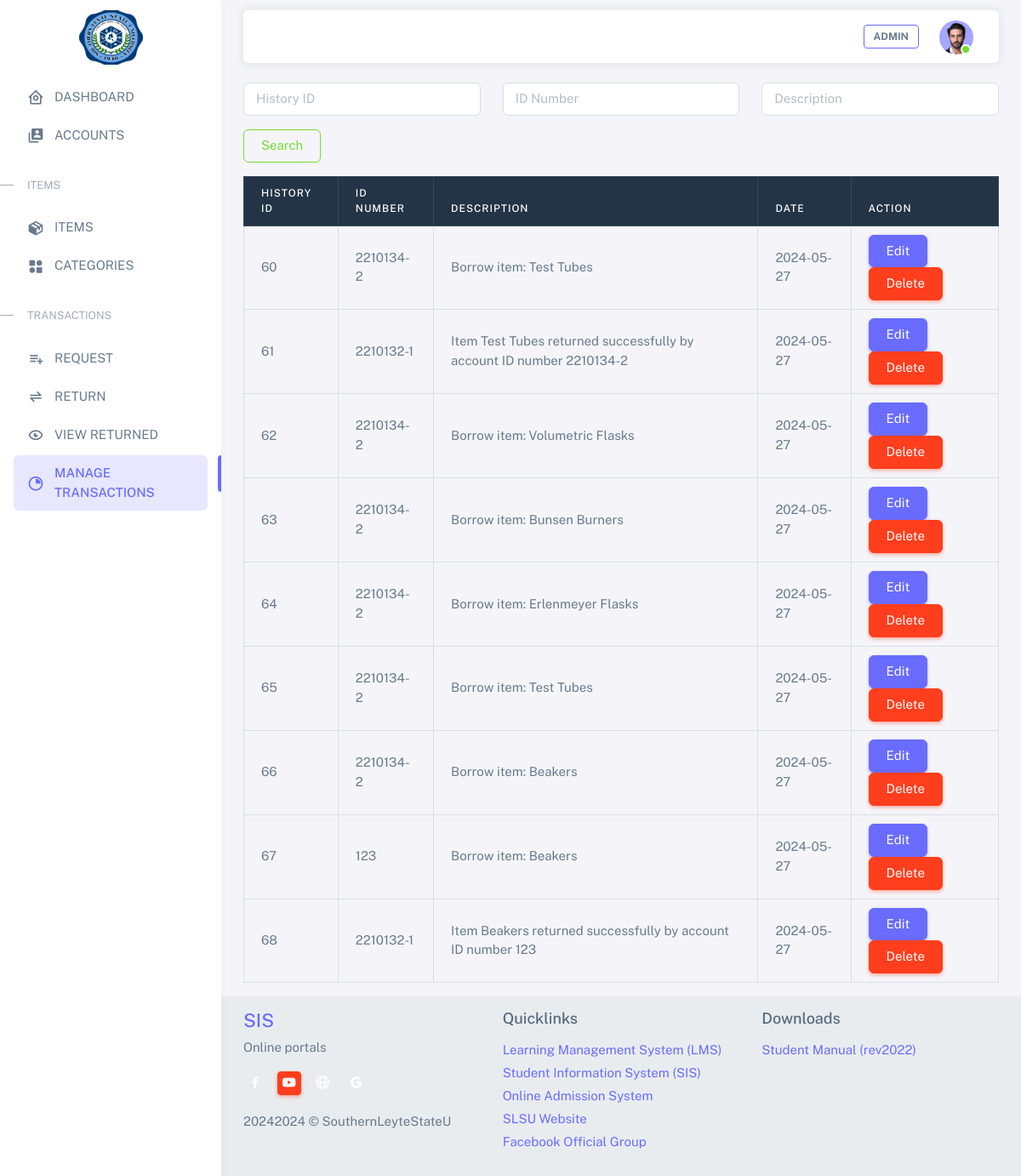
Page /html/manage_history.php (signed in) on the committed database.
### tables this page shows
CREATE TABLE `transaction_history` (
  `history_id` int NOT NULL,
  `description` text,
  `date` date DEFAULT NULL,
  `account_id` int DEFAULT NULL
);

CREATE TABLE `accounts` (
  `account_id` int NOT NULL,
  `id_number` varchar(50) DEFAULT NULL,
  `name` varchar(255) DEFAULT NULL,
  `password` varchar(255) DEFAULT NULL,
  `type` varchar(50) DEFAULT NULL
);

### html/manage_history.php (the view, shortened to what this page needs)
<!DOCTYPE html>
<html
  lang="en"
  class="light-style layout-menu-fixed layout-compact"
  dir="ltr"
  data-theme="theme-default"
  data-assets-path="../assets/"
  data-template="vertical-menu-template-free">
  <head>
    <link rel="stylesheet" href="../assets/vendor/fonts/boxicons.css" />
    <link rel="stylesheet" href="../assets/vendor/css/core.css" class="template-customizer-core-css" />
    <link rel="stylesheet" href="../assets/vendor/css/theme-default.css" class="template-customizer-theme-css" />
    <link rel="stylesheet" href="../assets/css/demo.css" />
    <link rel="stylesheet" href="../assets/vendor/libs/perfect-scrollbar/perfect-scrollbar.css" />
    <link rel="stylesheet" href="../assets/vendor/libs/apex-charts/apex-charts.css" />
  </head>
  <body>
    <div class="layout-wrapper layout-content-navbar">
      <div class="layout-container">
        <aside id="layout-menu" class="layout-menu menu-vertical menu bg-menu-theme">
        <div class="app-brand demo" style="text-align: center;">
          <img src="SLSU.jpg" alt="Admin Logo" height="70" width="75" style="display: block; margin: 0 auto;" />
        </div>
          <ul class="menu-inner py-3">
            <li class="menu-item">
              <a href="admin.php" class="menu-link">
              <i class="menu-icon tf-icons bx bx-home-circle"></i>
                <div data-i18n="Basic">DASHBOARD</div>
              </a>
            </li>
            <li class="menu-item">
              <a href="manage_accounts.php" class="menu-link">
              <i class="menu-icon tf-icons bx bxs-user-account"></i>
                <div data-i18n="Basic">ACCOUNTS</div>
              </a>
            </li>
            <li class="menu-header small text-uppercase">
              <span class="menu-header-text">ITEMS</span>
            </li>
            <li class="menu-item">
              <a href="manage_items.php" class="menu-link">
              <i class="menu-icon tf-icons bx bxs-package"></i>
                <div data-i18n="Basic">ITEMS</div>
              </a>
            </li>
            <li class="menu-item">
              <a href="manage_item_categories.php" class="menu-link">
              <i class="menu-icon tf-icons bx bxs-category-alt"></i>
                <div data-i18n="Basic">CATEGORIES</div>
              </a>
            </li>
            <li class="menu-header small text-uppercase">
              <span class="menu-header-text">TRANSACTIONS</span>
            </li>
            <li class="menu-item">
              <a href="manage_request.php" class="menu-link">
              <i class="menu-icon tf-icons bx bx-list-plus"></i>
                <div data-i18n="Basic">REQUEST</div>
              </a>
            </li>
            <li class="menu-item">
              <a href="manage_return.php" class="menu-link">
              <i class="menu-icon tf-icons bx bx-transfer-alt"></i>
                <div data-i18n="Basic">RETURN</div>
              </a>
            </li>
            <li class="menu-item">
              <a href="manage_returned.php" class="menu-link">
              <i class="menu-icon tf-icons bx bx-show-alt"></i>
                <div data-i18n="Basic">VIEW RETURNED</div>
              </a>
            </li>
            <li class="menu-item active">
              <a href="manage_history.php" class="menu-link">
              <i class="menu-icon tf-icons bx bx-pie-chart"></i>
                <div data-i18n="Basic">MANAGE TRANSACTIONS</div>
              </a>
            </li>
          </ul>
        </aside>
        <div class="layout-page">
          <nav
            class="layout-navbar container-xxl navbar navbar-expand-xl navbar-detached align-items-center bg-navbar-theme"
            id="layout-navbar">
            <div class="navbar-nav-right d-flex align-items-center" id="navbar-collapse">
              <ul class="navbar-nav flex-row align-items-center ms-auto">
              <li class="nav-item lh-1 me-3">
                <a class="btn btn-outline-primary btn-sm admin-blink"><B>ADMIN</B></a>
              </li>
                <li class="nav-item navbar-dropdown dropdown-user dropdown">
                  <a class="nav-link dropdown-toggle hide-arrow" href="javascript:void(0);" data-bs-toggle="dropdown">
                    <div class="avatar avatar-online">
                      <img src="../assets/img/avatars/1.png" alt class="w-px-40 h-auto rounded-circle" />
                    </div>
                  </a>
                </li>
              </ul>
            </div>
          </nav>
          <div class="content-wrapper">
            <div class="container">
                <br>
                <form action="<?php echo htmlspecialchars($_SERVER["PHP_SELF"]); ?>" method="get" class="form-inline mb-3">
                    <div class="row">
                        <div class="col-sm-4">
                            <div class="form-group">
                                <input class="form-control" type="text" id="search_history_id" name="search_history_id" placeholder="History ID" value="<?php echo isset($_GET['search_history_id']) ? htmlspecialchars($_GET['search_history_id']) : ''; ?>">
                            </div>
                        </div>
                        <div class="col-sm-4">
                            <div class="form-group">
                                <input class="form-control" type="text" id="search_id_number" name="search_id_number" placeholder="ID Number" value="<?php echo isset($_GET['search_id_number']) ? htmlspecialchars($_GET['search_id_number']) : ''; ?>">
                            </div>
                        </div>
                        <div class="col-sm-4">
                            <div class="form-group">
                                <input class="form-control" type="text" id="search_description" name="search_description" placeholder="Description" value="<?php echo isset($_GET['search_description']) ? htmlspecialchars($_GET['search_description']) : ''; ?>">
                            </div>
                        </div>
                    </div>
                    <button class="btn btn-outline-success mt-3" type="submit">Search</button>
                </form>
                <table class="table table-bordered">
                    <thead class="table-dark">
                        <tr>
                            <th class="text-white">History ID</th>
                            <th class="text-white">ID Number</th>
                            <th class="text-white">Description</th>
                            <th class="text-white">Date</th>
                            <th class="text-white">Action</th>
                        </tr>
                    </thead>
                    <tbody>
                        <?php
                        include('config.php');
                        $search_history_id = isset($_GET['search_history_id']) ? '%' . $_GET['search_history_id'] . '%' : '%';
                        $search_id_number = isset($_GET['search_id_number']) ? '%' . $_GET['search_id_number'] . '%' : '%';
                        $search_description = isset($_GET['search_description']) ? '%' . $_GET['search_description'] . '%' : '%';
                        $sql = "SELECT th.history_id, a.id_number, th.description, th.date
                                FROM transaction_history th
                                INNER JOIN accounts a ON th.account_id = a.account_id
                                WHERE th.history_id LIKE ?
                                AND a.id_number LIKE ?
                                AND th.description LIKE ?";
                        $stmt = mysqli_prepare($conn, $sql);
                        mysqli_stmt_bind_param($stmt, 'sss', $search_history_id, $search_id_number, $search_description);
                        mysqli_stmt_execute($stmt);
                        $result = mysqli_stmt_get_result($stmt);
                        if (mysqli_num_rows($result) > 0) {
                            while ($row = mysqli_fetch_assoc($result)) {
                        ?>
                                <tr>
                                    <td><?php echo $row['history_id']; ?></td>
                                    <td><?php echo $row['id_number']; ?></td>
                                    <td><?php echo $row['description']; ?></td>
                                    <td><?php echo $row['date']; ?></td>
                                    <td>
                                        <a href='edit_history.php?id=<?php echo $row['history_id']; ?>' class="btn btn-primary">Edit</a>
                                        <a href='delete_history.php?id=<?php echo $row['history_id']; ?>' class="btn btn-danger">Delete</a>
                                    </td>
                                </tr>
                        <?php
                            }
                        } else {
                        ?>
                            <tr>
                                <td colspan="5">0 results</td>
                            </tr>
                        <?php
                        }
                        ?>
                    </tbody>
                </table>
            </div>
            <footer class="footer" style="background-color: #e9ecee">
              <div class="container-fluid container-p-x pt-3 pb-2">
                <div class="row">
                  <div class="col-12 col-sm-6 col-md-4 mb-3 mb-sm-0">
                    <h4 class="mb-2"><a href="#" target="_blank" class="footer-text">SIS </a></h4>
                    <span>Online portals</span>
                    <div class="social-icon my-3">
                      <a href="https://www.facebook.com/southernleytestateu" target="_blank" class="btn btn-icon btn-sm btn-facebook me-2 text-white"><i class="bx bxl-facebook"></i></a>
                      <a href="https://youtube.com/c/SouthernLeyteStateUniversity" target="_blank" class="btn btn-icon btn-sm btn-danger me-2 text-white"><i class="bx bxl-youtube"></i></a>
                      <a href="https://www.southernleytestateu.edu.ph/index.php/en/" target="_blank" class="btn btn-icon btn-sm btn-linkedin me-2  text-white"><i class="bx bx-globe"></i></a>
                      <a href="https://gmail.com" target="_blank" class="btn btn-icon btn-sm btn-google text-white"><i class="bx bxl-google"></i></a>
                    </div>
                    <p class="pt-1">
                      2024 © SouthernLeyteStateU
                    </p>
                  </div>
                  <div class="col-12 col-sm-6 col-md-4 mb-4 mb-sm-0">
                    <h5>Quicklinks</h5>
                    <ul class="list-unstyled">
                      <li><a href="https://lms.southernleytestateu.edu.ph" class="footer-link d-block pb-1">Learning Management System (LMS)</a></li>
                      <li><a href="http://sis.southernleytestateu.edu.ph" class="footer-link d-block pb-1">Student Information System (SIS)</a></li>
                      <li><a href="http://my.southernleytestateu.edu.ph" class="footer-link d-block pb-1">Online Admission System</a></li>
                      <li><a href="https://southernleytestateu.edu.ph" class="footer-link d-block pb-1">SLSU Website</a></li>
                      <li><a href="https://www.facebook.com/groups/2662041820705404" class="footer-link d-block pb-1">Facebook Official Group</a></li>
                    </ul>
                  </div>
                  <div class="col-12 col-sm-6 col-md-4">
                    <h5>Downloads</h5>
                    <ul class="list-unstyled">
                        <li><a href="https://sis.southernleytestateu.edu.ph/download/student-manual" class="footer-link d-block pb-1">Student Manual (rev2022)</a></li>
                    </ul>
                  </div>
                </div>
              </div>
            </footer>
          </div>
        </div>
      </div>
    </div>
  </body>
</html>

### assets/css/demo.css (style rules this page uses)
.menu .app-brand.demo { height: 64px; margin-top: 12px; }

### html/manage_history.php (style rules this page uses)
.admin-blink { animation: blink 2s infinite; }

### rows in the picture
transaction_history: history_id "60", account.id_number "2210134-2", description "Borrow item: Test Tubes", date "2024-05-27"
transaction_history: history_id "61", account.id_number "2210132-1", description "Item Test Tubes returned successfully by account ID number 2210134-2", date "2024-05-27"
transaction_history: history_id "62", account.id_number "2210134-2", description "Borrow item: Volumetric Flasks", date "2024-05-27"
transaction_history: history_id "63", account.id_number "2210134-2", description "Borrow item: Bunsen Burners", date "2024-05-27"
transaction_history: history_id "64", account.id_number "2210134-2", description "Borrow item: Erlenmeyer Flasks", date "2024-05-27"
transaction_history: history_id "65", account.id_number "2210134-2", description "Borrow item: Test Tubes", date "2024-05-27"
transaction_history: history_id "66", account.id_number "2210134-2", description "Borrow item: Beakers", date "2024-05-27"
transaction_history: history_id "67", account.id_number "123", description "Borrow item: Beakers", date "2024-05-27"
transaction_history: history_id "68", account.id_number "2210132-1", description "Item Beakers returned successfully by account ID number 123", date "2024-05-27"
